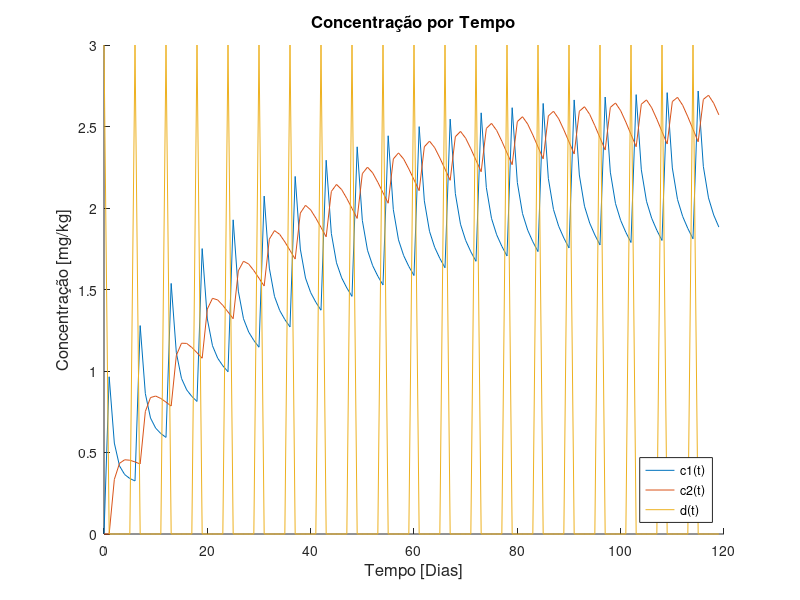

MATLAB code to generate this figure:
%{
/*-----------------------------------------------------------------------------------------------------+
| p1.m                   |                                                                             |
|                        |                                                                             |
|                        |                                                                             |
+------------------------------------------------------------------------------------------------------+
| Authors: Inês Cardoso Paiva nº9996, João Barreiros C. Rodrigues nº99968                               |
|          LEEC-IST                                                                                    |
| Date: 12 December 2022                                                                               |
+-----------------------------------------------------------------------------------------------------*/
%}

%Constantes
k12 = 0.3*3600;
k21 = 0.2455*3600;
k10 = 0.0643*3600;
v1 = 3110;
v2 = 3110;
delta = 1000;
h=1;

%vetores
x=[3,3,3,3,3,3,3,3,3,3,3,3,3,3,3,3,3,3,3,3];
d=upsample(x,6);
n=length(x);
c = zeros(n*6,1);
c1 = zeros(n*6,1);
c2 = zeros(n*6,1);
t = zeros(n*6,1);

%matrizes
m=[-(k12+k10)/v1 , k21/v1 ; k12/v2 , -k21/v2];
s=[1/v1 ; 0];

%método de Euler
    for k = 1:(n*6-1)
        t(k+1) = k*h;
        c = m * [c1(k); c2(k)] + s * delta * d(k);
        c1(k+1) = c1(k) + h * c(1);
        c2(k+1) = c2(k) + h * c(2);
    end
    
%gráfico
figure(1);
hold on
plot(t,c1);
plot(t,c2);
plot(t,d);
xlabel('Tempo [Dias]','FontSize',12)
ylabel('Concentração [mg/kg]','FontSize',12)
title('Concentração por Tempo','FontSize',12)
legend('c1(t)','c2(t)','d(t)','Location','Southeast');
hold off

    
    
   
